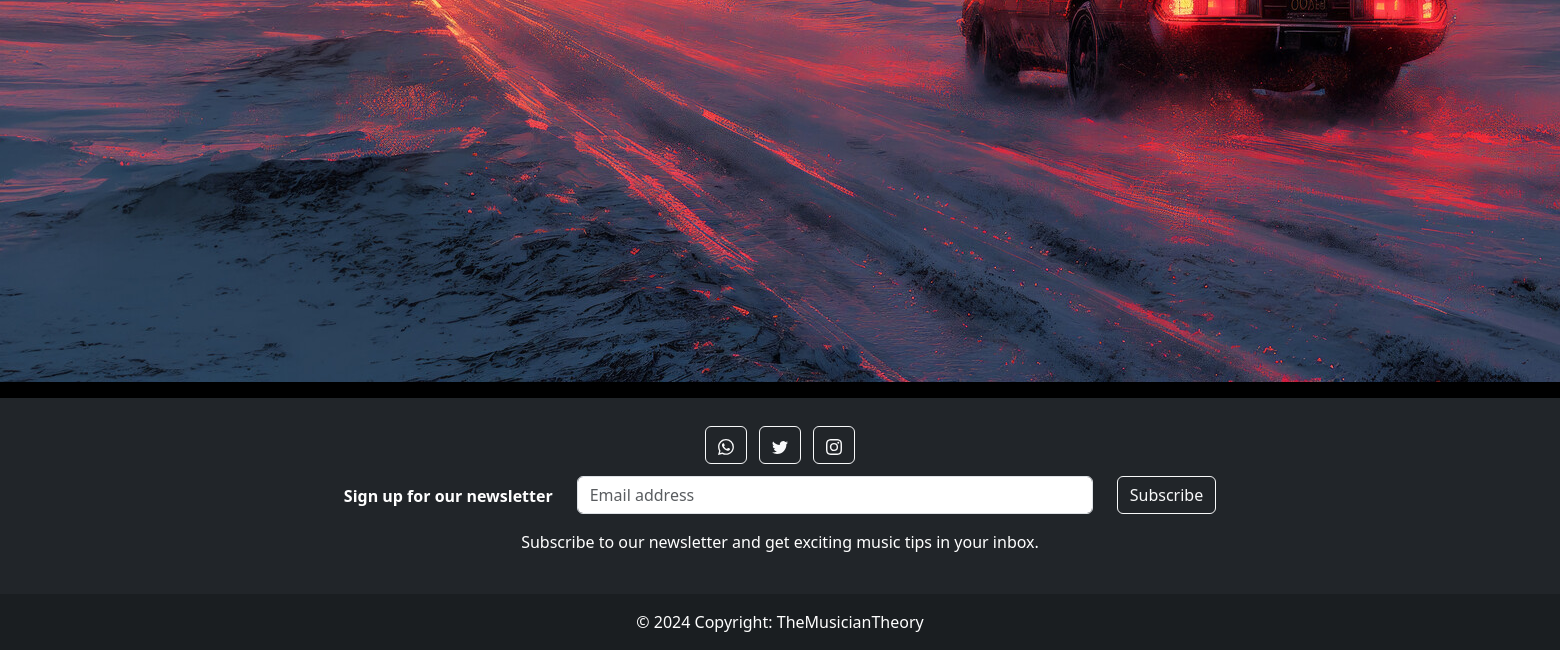
The page /show-scales (lower part) on the database as committed earlier.
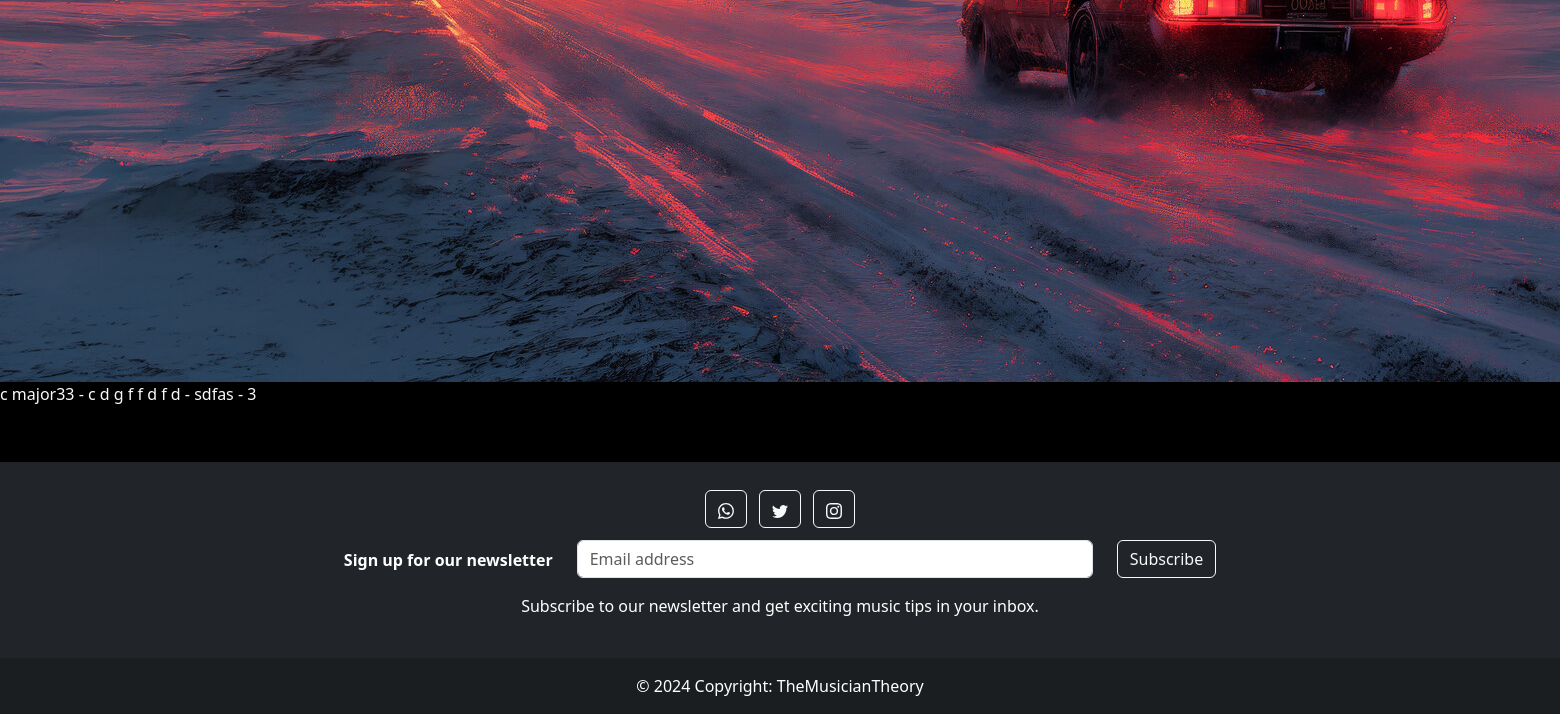
The same page on the database as committed later.
### music_admin/models.py (models this page shows, shortened)
class Scale(models.Model):
    name = models.CharField(max_length=100)
    scale = models.CharField(max_length=100)
    discription = models.TextField()
    keyboard_image = models.ImageField(upload_to='scales/keyboard', default="x")
    guitar_image = models.ImageField(upload_to='scales/guitar', default="x")

### base/views.py (the view)
# urls.py: path('show-scales', views.show_scales, name='show_scales')
def show_scales(request):
    data = Scale.objects.all()
    return render(request, 'base/display_data.html', {'data': data})

### base/templates/base/display_data.html (shortened to what this page needs)
{% extends 'base/base.html' %}
{% block content %}
<div>
    {% for item in data %}
    <p>{{ item.name }} - {{ item.scale }} - {{ item.discription }} - {{ item.id }}</p>
    <img src="{{ item.guitar_image.url }}" alt="">
    {% endfor %}
</div>
{% endblock %}

### base/templates/base/base.html (shortened to what this page needs)
{% load static %}
<!DOCTYPE html>
<html lang="en">
<head>
    <link href="https://cdn.jsdelivr.net/npm/bootstrap@5.3.3/dist/css/bootstrap.min.css" rel="stylesheet">
    <link rel="stylesheet" href="{% static 'base/css/style.css' %}">
</head>
<body class="bg-black text-light">
<div>
    <div>
        {% block content %}
        {% endblock %}
    </div>
  <footer class="bg-dark text-center text-white mt-3">
    <div class="container p-4">
      <section class="mb-2">
        <a class="btn btn-outline-light btn-floating m-1" href="#!" role="button"
          ><i class="fab fa-whatsapp"></i
        ></a>
        <a class="btn btn-outline-light btn-floating m-1" href="#!" role="button"
          ><i class="fab fa-twitter"></i
        ></a>
        <a class="btn btn-outline-light btn-floating m-1" href="#!" role="button"
          ><i class="fab fa-instagram"></i
        ></a>
        </section>
      <section class="">
        <form action="" method="post">
          <div class="row d-flex justify-content-center">
            <div class="col-auto">
              <p class="pt-2">
                <strong>Sign up for our newsletter</strong>
              </p>
            </div>
            <div class="col-md-5 col-12">
              <div class="form-outline form-white mb-3">
                <input type="email" id="form5Example2" class="form-control" placeholder="Email address" />
              </div>
            </div>
            <div class="col-auto">
              <button type="submit" class="btn btn-outline-light mb-3">
                Subscribe
              </button>
            </div>
          </div>
        </form>
      </section>
      <section class="mb-3">
        <p>
          Subscribe to our newsletter and get exciting music tips in your inbox.
        </p>
      </section>
    </div>
    <div class="text-center p-3" style="background-color: rgba(0, 0, 0, 0.2);">
      © 2024 Copyright:
      <a class="text-white" href="https://TheMusicianTheory.com/">TheMusicianTheory</a>
    </div>
  </footer>
</div>
</body>
</html>

### base/static/base/css/style.css (style rules this page uses)
a { text-decoration: none; }

Rows that differ between the two databases and show on the page:
added Scale: name "c major33", scale "c d g f f d f d", discription "sdfas", id "3"
